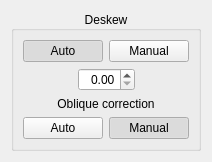
         <widget class="QWidget" name="scrollAreaWidgetContents_3">
          <property name="geometry">
           <rect>
            <x>0</x>
            <y>0</y>
            <width>208</width>
            <height>116</height>
           </rect>
          </property>
          <layout class="QGridLayout" name="gridLayout_3">
           <item row="0" column="1">
            <spacer name="verticalSpacer_5">
             <property name="orientation">
              <enum>Qt::Vertical</enum>
             </property>
             <property name="sizeHint" stdset="0">
              <size>
               <width>1</width>
               <height>1</height>
              </size>
             </property>
            </spacer>
           </item>
           <item row="1" column="0">
            <spacer name="horizontalSpacer_9">
             <property name="orientation">
              <enum>Qt::Horizontal</enum>
             </property>
             <property name="sizeHint" stdset="0">
              <size>
               <width>1</width>
               <height>1</height>
              </size>
             </property>
            </spacer>
           </item>
           <item row="1" column="2">
            <spacer name="horizontalSpacer_10">
             <property name="orientation">
              <enum>Qt::Horizontal</enum>
             </property>
             <property name="sizeHint" stdset="0">
              <size>
               <width>1</width>
               <height>1</height>
              </size>
             </property>
            </spacer>
           </item>
           <item row="1" column="1">
            <widget class="QGroupBox" name="groupBox_3">
             <property name="title">
              <string>Deskew</string>
             </property>
             <property name="alignment">
              <set>Qt::AlignCenter</set>
             </property>
             <layout class="QVBoxLayout" name="verticalLayout_10">
              <item>
               <layout class="QHBoxLayout" name="_6">
                <item>
                 <widget class="QPushButton" name="deskewAutoBtn">
                  <property name="text">
                   <string>Auto</string>
                  </property>
                  <property name="checkable">
                   <bool>true</bool>
                  </property>
                  <property name="checked">
                   <bool>true</bool>
                  </property>
                 </widget>
                </item>
                <item>
                 <widget class="QPushButton" name="deskewManualBtn">
                  <property name="text">
                   <string>Manual</string>
                  </property>
                  <property name="checkable">
                   <bool>true</bool>
                  </property>
                 </widget>
                </item>
               </layout>
              </item>
              <item>
               <layout class="QHBoxLayout" name="_7">
                <item>
                 <spacer>
                  <property name="orientation">
                   <enum>Qt::Horizontal</enum>
                  </property>
                  <property name="sizeHint" stdset="0">
                   <size>
                    <width>1</width>
                    <height>1</height>
                   </size>
                  </property>
                 </spacer>
                </item>
                <item>
                 <widget class="QDoubleSpinBox" name="angleSpinBox">
                  <property name="alignment">
                   <set>Qt::AlignRight|Qt::AlignTrailing|Qt::AlignVCenter</set>
                  </property>
                  <property name="singleStep">
                   <double>0.010000000000000</double>
                  </property>
                 </widget>
                </item>
                <item>
                 <spacer>
                  <property name="orientation">
                   <enum>Qt::Horizontal</enum>
                  </property>
                  <property name="sizeHint" stdset="0">
                   <size>
                    <width>1</width>
                    <height>1</height>
                   </size>
                  </property>
                 </spacer>
                </item>
               </layout>
              </item>
              <item>
               <widget class="QLabel" name="deskewObliqueModeLabel">
                <property name="text">
                 <string>Oblique correction</string>
                </property>
                <property name="alignment">
                 <set>Qt::AlignCenter</set>
                </property>
               </widget>
              </item>
              <item>
               <layout class="QHBoxLayout" name="_8">
                <item>
                 <widget class="QPushButton" name="deskewObliqueAutoBtn">
                  <property name="toolTip">
                   <string>Run automatic oblique (shear) correction on new pages.</string>
                  </property>
                  <property name="text">
                   <string>Auto</string>
                  </property>
                  <property name="checkable">
                   <bool>true</bool>
                  </property>
                 </widget>
                </item>
                <item>
                 <widget class="QPushButton" name="deskewObliqueManualBtn">
                  <property name="toolTip">
                   <string>Leave the oblique (shear) angle alone on new pages.</string>
                  </property>
                  <property name="text">
                   <string>Manual</string>
                  </property>
                  <property name="checkable">
                   <bool>true</bool>
                  </property>
                  <property name="checked">
                   <bool>true</bool>
                  </property>
                 </widget>
                </item>
               </layout>
              </item>
             </layout>
            </widget>
           </item>
           <item row="2" column="1">
            <spacer name="verticalSpacer_6">
             <property name="orientation">
              <enum>Qt::Vertical</enum>
             </property>
             <property name="sizeHint" stdset="0">
              <size>
               <width>1</width>
               <height>1</height>
              </size>
             </property>
            </spacer>
           </item>
          </layout>
         </widget>
